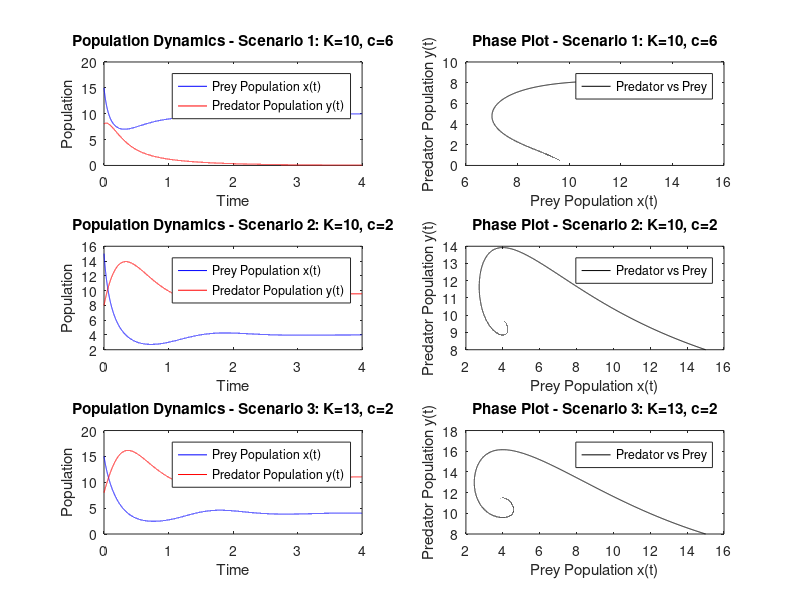

The MATLAB source for this figure:
% General Parameters
dt = 4 / 20000;  % Time step size
N = 20000;       % Number of steps
t_final = 4;     % End time
t = linspace(0, t_final, N+1); % Time vector

% Scenario parameters
scenarios = [
    struct('K', 10, 'a', 8, 'b', 0.5, 'c', 6, 'd', 0.5, 'title', 'Scenario 1: K=10, c=6'),
    struct('K', 10, 'a', 8, 'b', 0.5, 'c', 2, 'd', 0.5, 'title', 'Scenario 2: K=10, c=2'),
    struct('K', 13, 'a', 8, 'b', 0.5, 'c', 2, 'd', 0.5, 'title', 'Scenario 3: K=13, c=2')
];

% Initial conditions
x0 = 15;  % Initial prey population
y0 = 8;   % Initial predator population

% Plot results for each scenario
figure;

for i = 1:length(scenarios)
    % Extract parameters for the current scenario
    K = scenarios(i).K;
    a = scenarios(i).a;
    b = scenarios(i).b;
    c = scenarios(i).c;
    d = scenarios(i).d;
    
    % Initialize populations
    x = zeros(1, N+1);
    y = zeros(1, N+1);
    x(1) = x0;
    y(1) = y0;
    
    % Euler method iteration with carrying capacity
    for n = 1:N
        dx = x(n) * (a - a * x(n) / K - b * y(n));
        dy = y(n) * (d * x(n) - c);
        
        x(n+1) = x(n) + dt * dx;
        y(n+1) = y(n) + dt * dy;
    end
    
    % Plot x(t) and y(t)
    subplot(3, 2, 2*i-1);
    plot(t, x, 'b', 'DisplayName', 'Prey Population x(t)');
    hold on;
    plot(t, y, 'r', 'DisplayName', 'Predator Population y(t)');
    xlabel('Time');
    ylabel('Population');
    legend;
    title(['Population Dynamics - ', scenarios(i).title]);
    
    % Plot y(t) vs x(t) (Phase Plot)
    subplot(3, 2, 2*i);
    plot(x, y, 'k', 'DisplayName', 'Predator vs Prey');
    xlabel('Prey Population x(t)');
    ylabel('Predator Population y(t)');
    legend;
    title(['Phase Plot - ', scenarios(i).title]);
end
